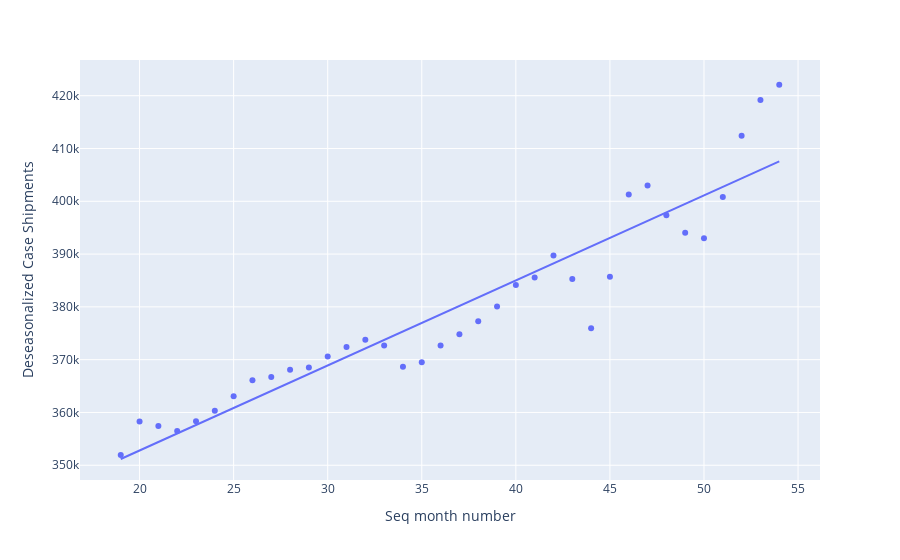

The notebook cell saved with this chart:
### Markdown cell above
### Basic deseasonalized scatter plot

### Code cell
fig = px.scatter(harmon_deseasonalized, x="Seq month number", y="Deseasonalized Case Shipments", trendline="ols")
fig.show()

### Figure 1 — Plotly figure (JSON) as saved in the notebook; plotly's stock layout.template omitted (floating-point values rounded to 4 significant figures)
{"data": [{"hovertemplate": "Seq month number=%{x}<br>Deseasonalized Case Shipments=%{y}<extra></extra>", "legendgroup": "", "marker": {"color": "#636efa", "symbol": "circle"}, "mode": "markers", "name": "", "orientation": "v", "showlegend": false, "type": "scatter", "x": [19, 20, 21, 22, 23, 24, 25, 26, 27, 28, 29, 30, 31, 32, 33, 34, 35, 36, 37, 38, 39, 40, 41, 42, 43, 44, 45, 46, 47, 48, 49, 50, 51, 52, 53, 54], "xaxis": "x", "y": [351900.0, 358300.0, 357400.0, 356500.0, 358300.0, 360300.0, 363100.0, 366100.0, 366700.0, 368100.0, 368500.0, 370600.0, 372400.0, 373800.0, 372700.0, 368700.0, 369500.0, 372700.0, 374800.0, 377300.0, 380100.0, 384100.0, 385600.0, 389700.0, 385300.0, 376000.0, 385700.0, 401300.0, 403000.0, 397400.0, 394000.0, 393000.0, 400800.0, 412400.0, 419200.0, 422100.0], "yaxis": "y"}, {"hovertemplate": "<b>OLS trendline</b><br>Deseasonalized Case Shipments = 1610.64 * Seq month number + 320582<br>R<sup>2</sup>=0.890561<br><br>Seq month number=%{x}<br>Deseasonalized Case Shipments=%{y} <b>(trend)</b><extra></extra>", "legendgroup": "", "marker": {"color": "#636efa", "symbol": "circle"}, "mode": "lines", "name": "", "showlegend": false, "type": "scatter", "x": [19, 20, 21, 22, 23, 24, 25, 26, 27, 28, 29, 30, 31, 32, 33, 34, 35, 36, 37, 38, 39, 40, 41, 42, 43, 44, 45, 46, 47, 48, 49, 50, 51, 52, 53, 54], "xaxis": "x", "y": [351200.0, 352800.0, 354400.0, 356000.0, 357600.0, 359200.0, 360800.0, 362500.0, 364100.0, 365700.0, 367300.0, 368900.0, 370500.0, 372100.0, 373700.0, 375300.0, 377000.0, 378600.0, 380200.0, 381800.0, 383400.0, 385000.0, 386600.0, 388200.0, 389800.0, 391400.0, 393100.0, 394700.0, 396300.0, 397900.0, 399500.0, 401100.0, 402700.0, 404300.0, 405900.0, 407600.0], "yaxis": "y"}], "layout": {"legend": {"tracegroupgap": 0}, "margin": {"t": 60}, "xaxis": {"anchor": "y", "domain": [0, 1], "title": {"text": "Seq month number"}}, "yaxis": {"anchor": "x", "domain": [0, 1], "title": {"text": "Deseasonalized Case Shipments"}}}}
